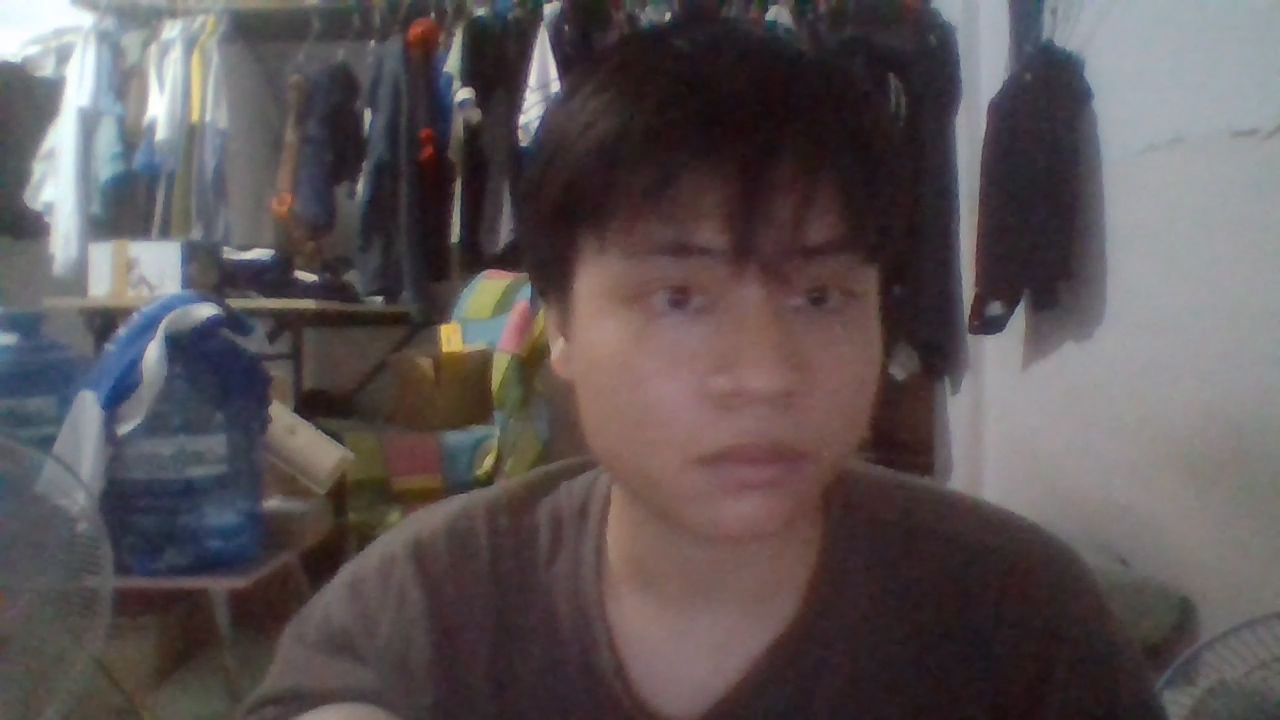
#> input picture frame 2 of ds/uploads/WIN_20230805_17_41_50_Pro.mp4, 1280 x 720 px, given in place of cauca.mp4, which was not available
$ python chuyenmauMP4.py
#> lines starting #> are read from the running program, lines starting #| are printed output that depends on the picture; after the words box and inside, x2 and y2 are one past the last pixel; in counts of white or black regions, pixels touching at a corner belong together; pictures that were not available may be replaced by others from this repository, and a replacement may not be noted
import cv2
import numpy as np

video_path = 'cauca.mp4'
cv2.namedWindow('Trackbars')

def nothing(x):
    pass

cv2.createTrackbar("L - H", "Trackbars", 0, 179, nothing)
#> slider 'L - H' is set to 35
cv2.createTrackbar("L - S", "Trackbars", 0, 255, nothing)
#> slider 'L - S' is set to 51
cv2.createTrackbar("L - V", "Trackbars", 0, 255, nothing)
#> slider 'L - V' is set to 51
cv2.createTrackbar("U - H", "Trackbars", 179, 179, nothing)
cv2.createTrackbar("U - S", "Trackbars", 255, 255, nothing)
cv2.createTrackbar("U - V", "Trackbars", 255, 255, nothing)


while True:
   cap = cv2.VideoCapture(video_path)
   while cap.isOpened():
        # Đọc khung hình từ video
        ret, frame = cap.read()
#> frame is the input picture: shape (720, 1280, 3); mean B, G, R 85.9, 84.1, 92.5
        if not ret:
            break
        hsv = cv2.cvtColor(frame, cv2.COLOR_BGR2HSV)
#> hsv: shape (720, 1280, 3); mean H, S, V 94.6, 53.3, 97

        l_h = cv2.getTrackbarPos("L - H", "Trackbars")
        l_s = cv2.getTrackbarPos("L - S", "Trackbars")
        l_v = cv2.getTrackbarPos("L - V", "Trackbars")
        u_h = cv2.getTrackbarPos("U - H", "Trackbars")
        u_s = cv2.getTrackbarPos("U - S", "Trackbars")
        u_v = cv2.getTrackbarPos("U - V", "Trackbars")

        lower_blue = np.array([l_h, l_s, l_v])
        upper_blue = np.array([u_h, u_s, u_v])
        mask = cv2.inRange(hsv, lower_blue, upper_blue)
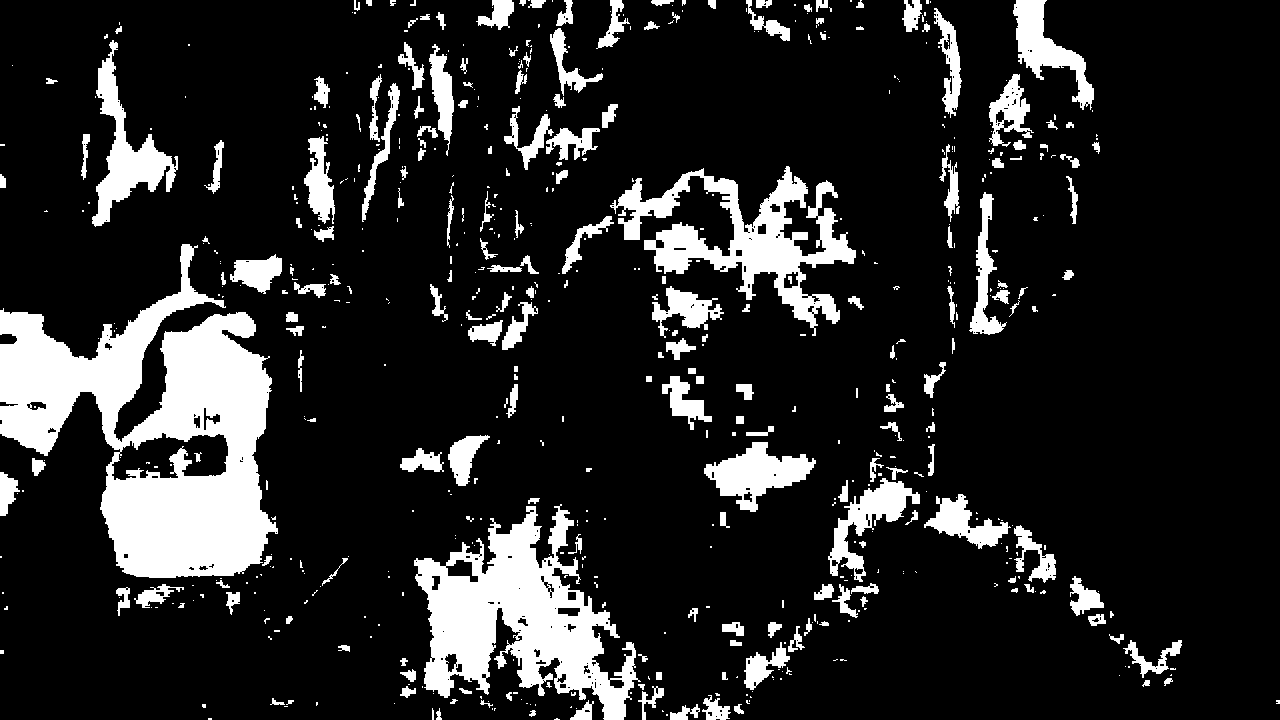
#> mask: shape (720, 1280); 15% white; 613 white regions (398 under 20 px), largest, box (x1, y1, x2, y2) and area: (0, 244, 278, 578) 43741, (414, 504, 641, 720) 22173, (610, 166, 856, 336) 13068

        result = cv2.bitwise_and(frame, frame, mask=mask)
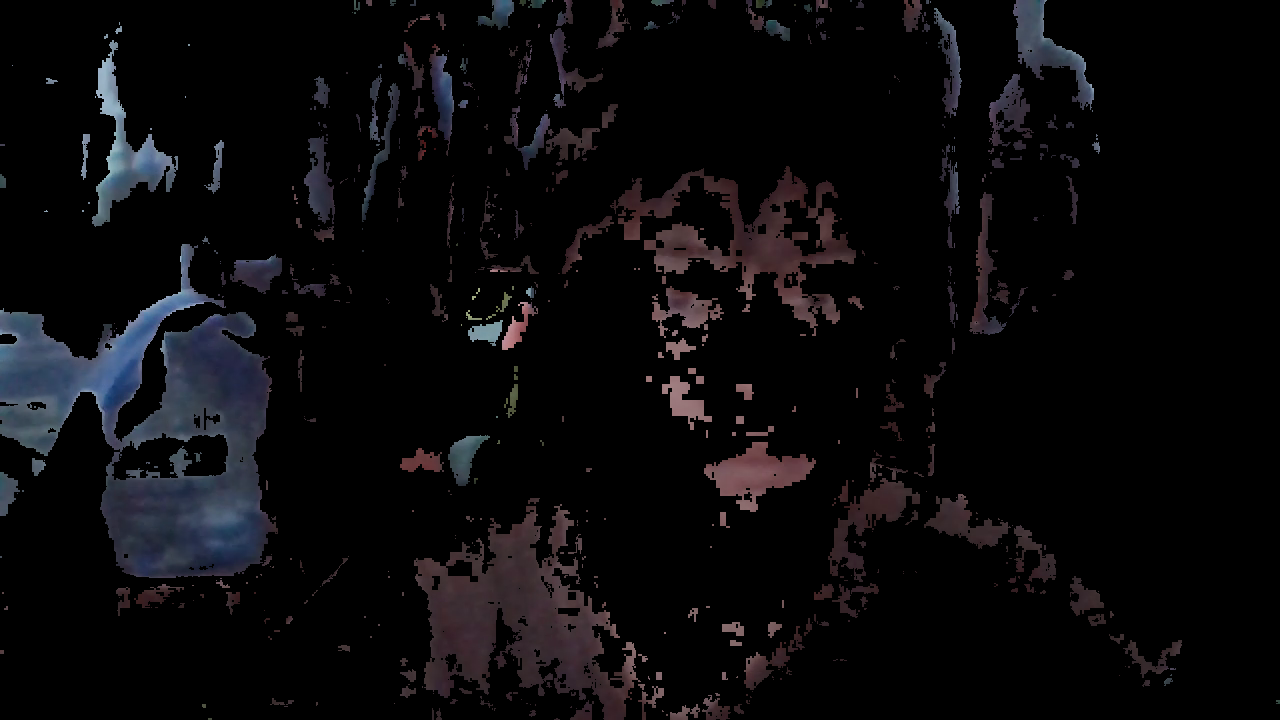
#> result: shape (720, 1280, 3); mean B, G, R 11.2, 9.4, 10.3

        cv2.imshow("frame", frame)
        cv2.imshow("mask", mask)
        cv2.imshow("result", result)

        # Chờ 1 milisecond và kiểm tra xem có phím nào được nhấn không
        key = cv2.waitKey(1)
#> (key Esc is pressed here)
        if key == 27:  # Khi nhấn phím Esc (mã ASCII 27)
            print('lower case:')
            print('uper case:')
            break  # Thoát khỏi vòng lặp

$ run again, starting later in the video
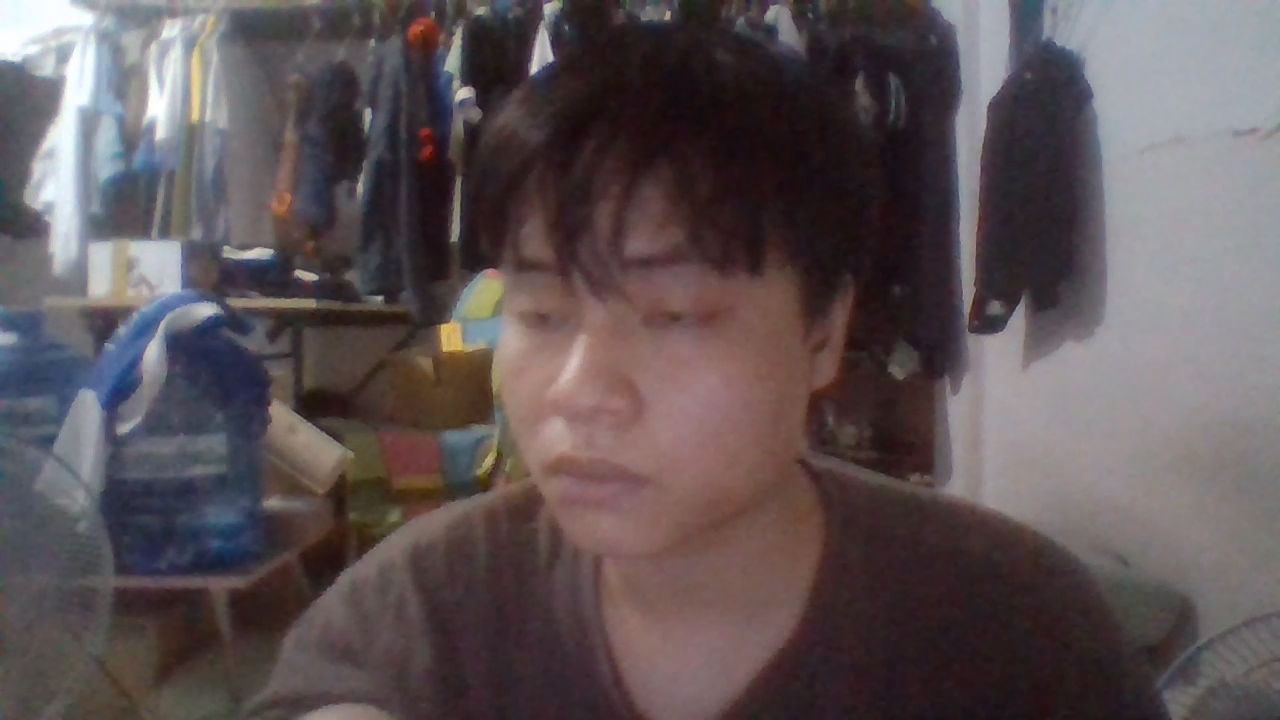
#> input picture frame 9 of ds/uploads/WIN_20230805_17_41_50_Pro.mp4, 1280 x 720 px, given in place of cauca.mp4, which was not available
#> frame is the input picture: shape (720, 1280, 3); mean B, G, R 85.9, 83.2, 94
#> hsv: shape (720, 1280, 3); mean H, S, V 100.3, 57.3, 98
#> `mask = cv2.inRange(hsv, lower_blue, upper_blue)`:
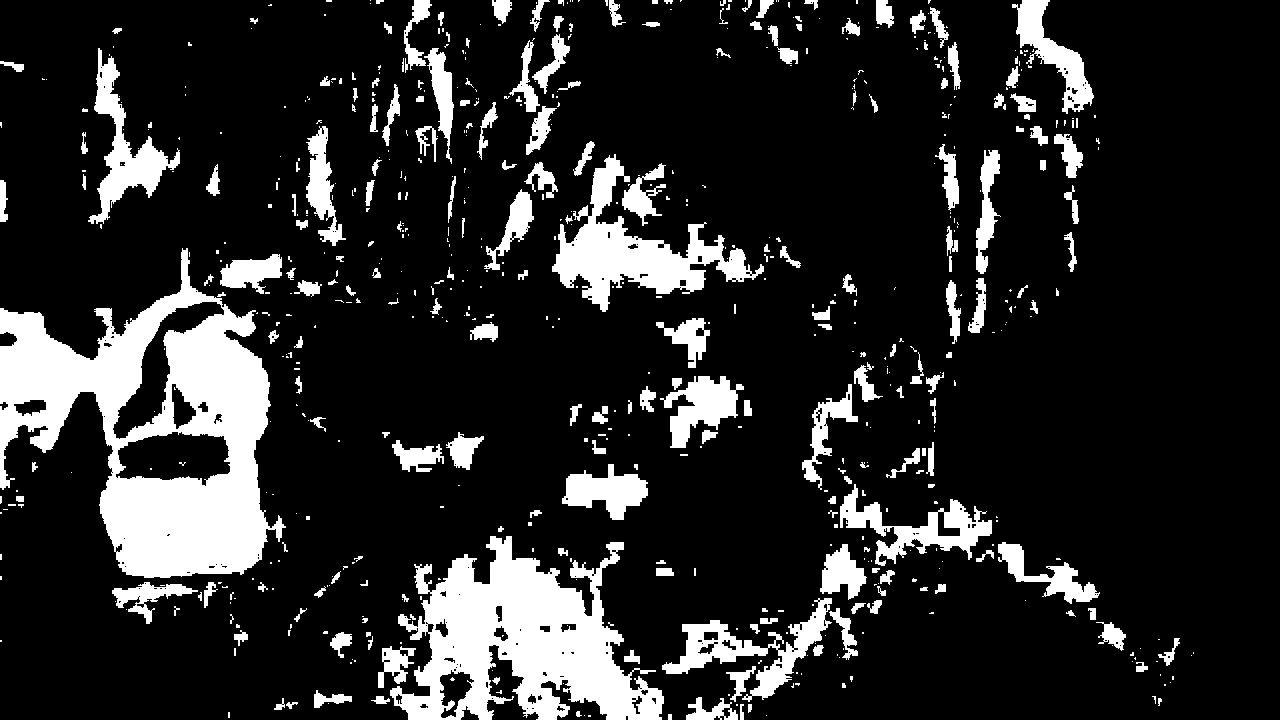
#> mask: shape (720, 1280); 15.8% white; 666 white regions (438 under 20 px), largest, box (x1, y1, x2, y2) and area: (0, 248, 286, 578) 41957, (390, 536, 664, 720) 26634, (552, 154, 764, 312) 10198
#> `result = cv2.bitwise_and(frame, frame, mask=mask)`:
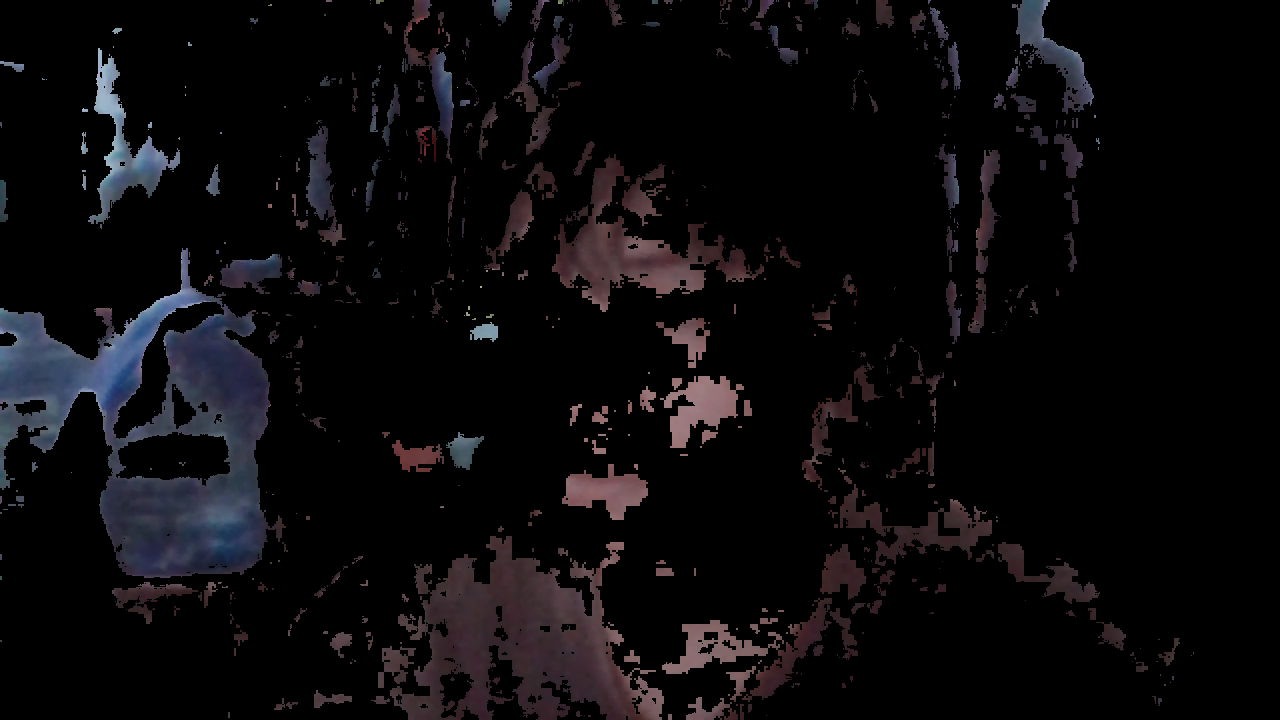
#> result: shape (720, 1280, 3); mean B, G, R 11.7, 9.8, 11.4

$ run again, starting later in the video
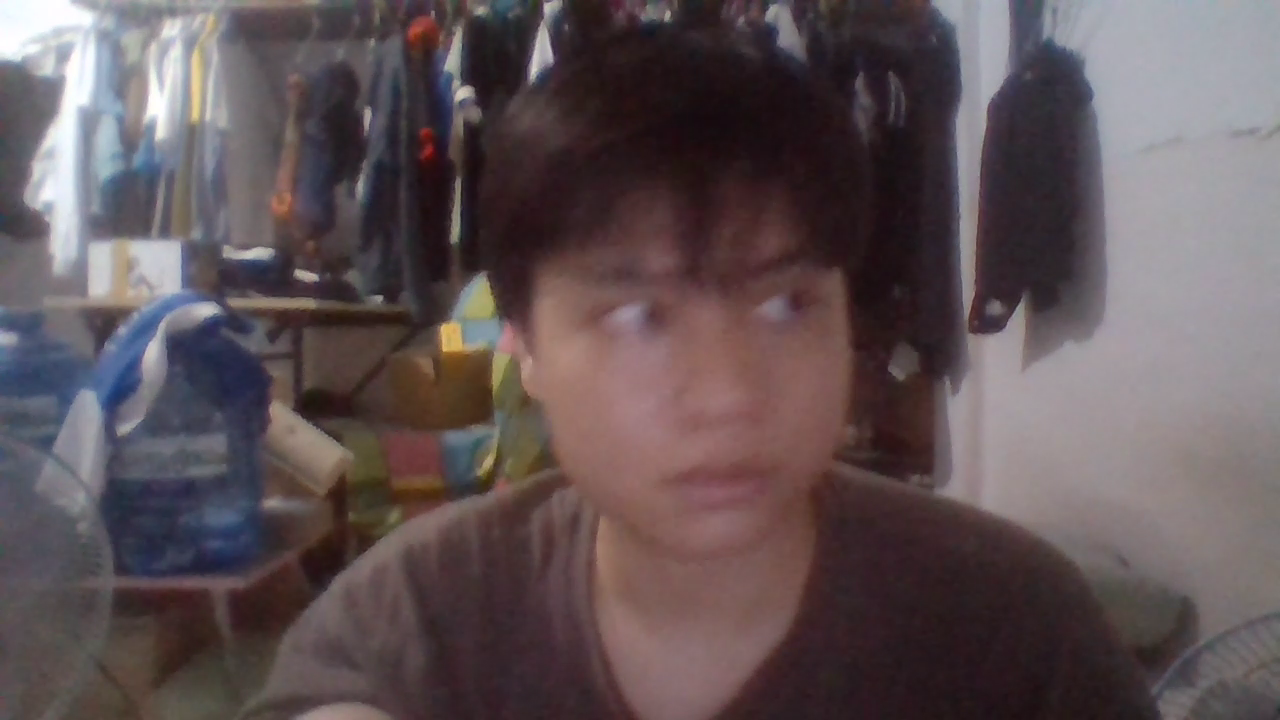
#> input picture frame 16 of ds/uploads/WIN_20230805_17_41_50_Pro.mp4, 1280 x 720 px, given in place of cauca.mp4, which was not available
#> frame is the input picture: shape (720, 1280, 3); mean B, G, R 85.7, 82.9, 95.8
#> hsv: shape (720, 1280, 3); mean H, S, V 105.5, 59.4, 99.2
#> `mask = cv2.inRange(hsv, lower_blue, upper_blue)`:
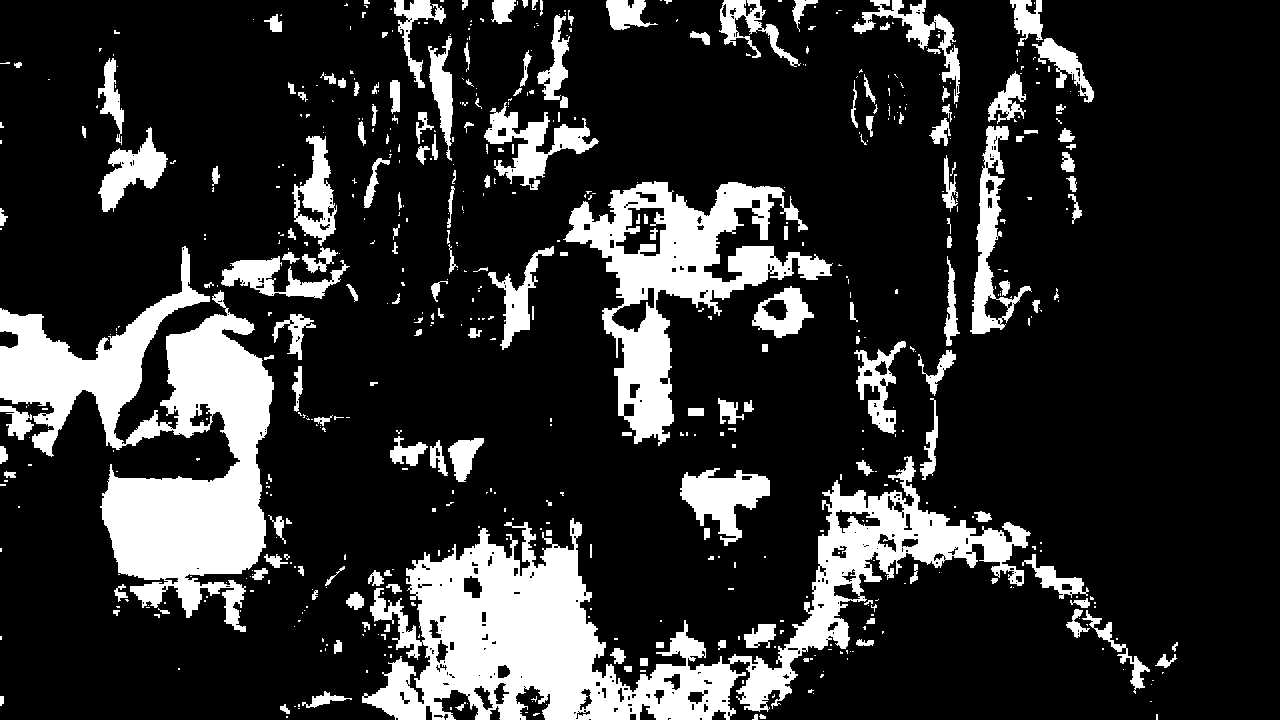
#> mask: shape (720, 1280); 18.5% white; 605 white regions (420 under 20 px), largest, box (x1, y1, x2, y2) and area: (362, 456, 1031, 720) 51277, (0, 246, 274, 632) 41359, (563, 181, 833, 446) 21610
#> `result = cv2.bitwise_and(frame, frame, mask=mask)`:
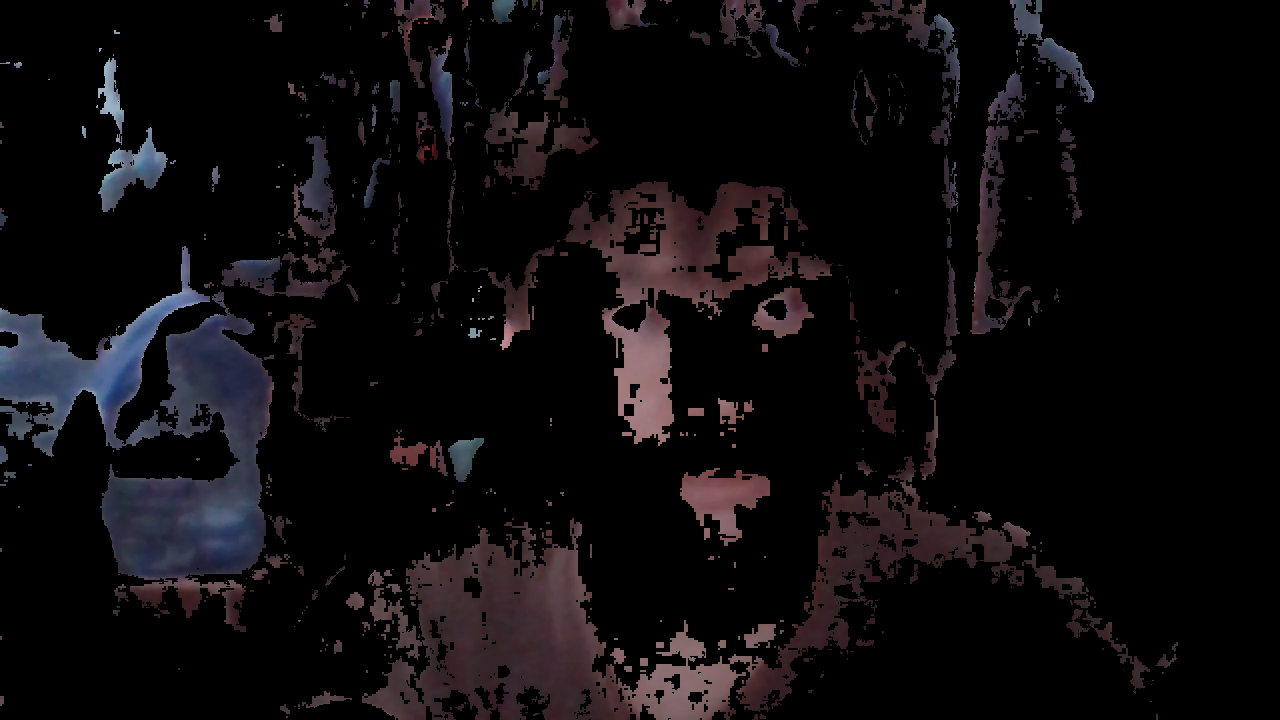
#> result: shape (720, 1280, 3); mean B, G, R 12.9, 11, 13.6
